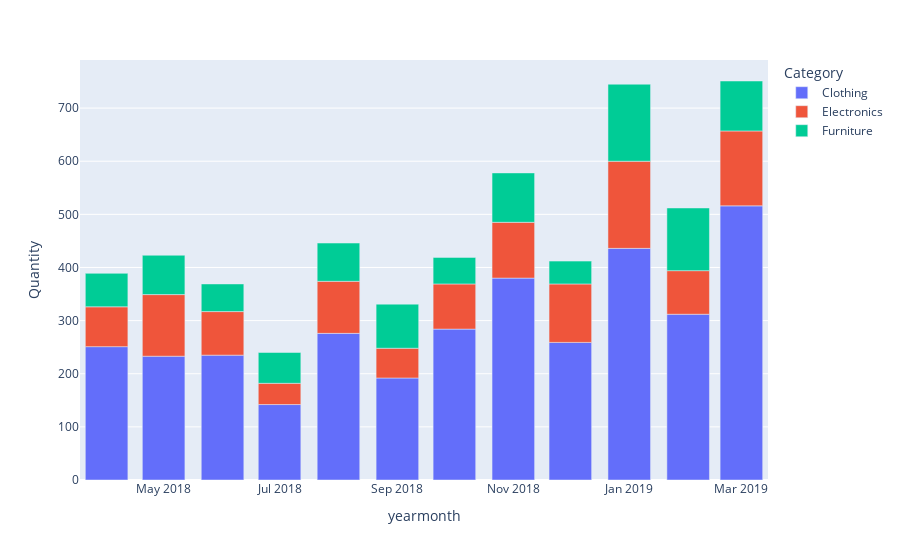

Notebook source saved alongside this figure:
### Code cell
# 누적 bar 그래프
fig4 = px.bar(df4, x = 'yearmonth', y = 'Quantity', color = 'Category')
fig4.show()

### Figure 1 — Plotly figure (JSON) as saved in the notebook; plotly's stock layout.template omitted (floating-point values rounded to 4 significant figures)
{"data": [{"alignmentgroup": "True", "hovertemplate": "Category=Clothing<br>yearmonth=%{x}<br>Quantity=%{y}<extra></extra>", "legendgroup": "Clothing", "marker": {"color": "#636efa", "pattern": {"shape": ""}}, "name": "Clothing", "offsetgroup": "Clothing", "orientation": "v", "showlegend": true, "textposition": "auto", "type": "bar", "x": ["2018-04", "2018-05", "2018-06", "2018-07", "2018-08", "2018-09", "2018-10", "2018-11", "2018-12", "2019-01", "2019-02", "2019-03"], "xaxis": "x", "y": [251, 233, 235, 142, 276, 192, 284, 380, 259, 436, 312, 516], "yaxis": "y"}, {"alignmentgroup": "True", "hovertemplate": "Category=Electronics<br>yearmonth=%{x}<br>Quantity=%{y}<extra></extra>", "legendgroup": "Electronics", "marker": {"color": "#EF553B", "pattern": {"shape": ""}}, "name": "Electronics", "offsetgroup": "Electronics", "orientation": "v", "showlegend": true, "textposition": "auto", "type": "bar", "x": ["2018-04", "2018-05", "2018-06", "2018-07", "2018-08", "2018-09", "2018-10", "2018-11", "2018-12", "2019-01", "2019-02", "2019-03"], "xaxis": "x", "y": [75, 116, 82, 40, 98, 56, 85, 105, 110, 164, 82, 141], "yaxis": "y"}, {"alignmentgroup": "True", "hovertemplate": "Category=Furniture<br>yearmonth=%{x}<br>Quantity=%{y}<extra></extra>", "legendgroup": "Furniture", "marker": {"color": "#00cc96", "pattern": {"shape": ""}}, "name": "Furniture", "offsetgroup": "Furniture", "orientation": "v", "showlegend": true, "textposition": "auto", "type": "bar", "x": ["2018-04", "2018-05", "2018-06", "2018-07", "2018-08", "2018-09", "2018-10", "2018-11", "2018-12", "2019-01", "2019-02", "2019-03"], "xaxis": "x", "y": [63, 74, 52, 58, 72, 83, 50, 93, 43, 145, 118, 94], "yaxis": "y"}], "layout": {"barmode": "relative", "legend": {"title": {"text": "Category"}, "tracegroupgap": 0}, "margin": {"t": 60}, "xaxis": {"anchor": "y", "domain": [0, 1], "title": {"text": "yearmonth"}}, "yaxis": {"anchor": "x", "domain": [0, 1], "title": {"text": "Quantity"}}}}
